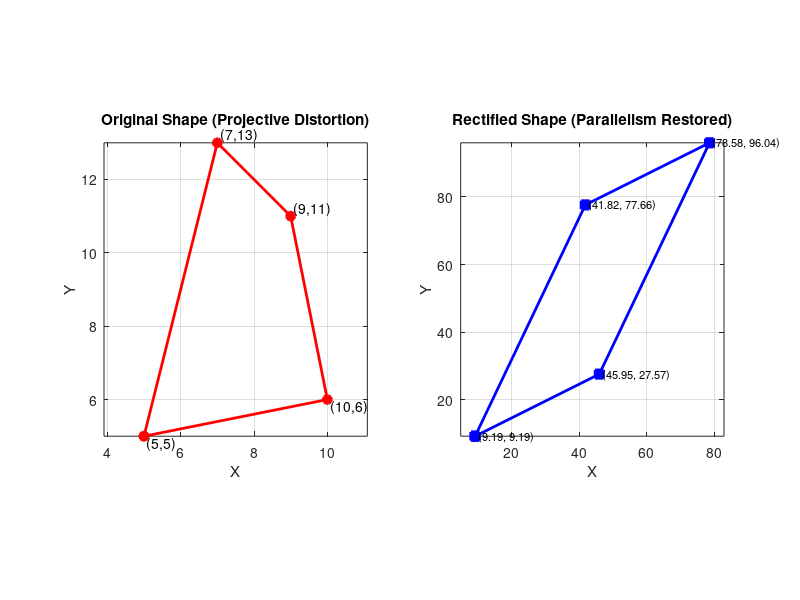

The MATLAB script that drew this image:
% Projective Distortion Rectification to Affine Space
clear; clc; close all;

%% 1. Define Vertices in Homogeneous Coordinates [x; y; 1]
x1 = [5; 5; 1];
x2 = [10; 6; 1];
x3 = [7; 13; 1];
x4 = [9; 11; 1];

%% 2. Compute Bounding Lines via Cross Products (l = p1 x p2)
l1 = cross(x1, x2); % Bottom line
l2 = cross(x3, x4); % Top line
l3 = cross(x1, x3); % Left line
l4 = cross(x2, x4); % Right line

%% 3. Compute Vanishing Points & Vanishing Line
% Intersections of opposite lines
Q = cross(l1, l2); % Vanishing point for horizontal-like lines
P = cross(l3, l4); % Vanishing point for vertical-like lines

% Vanishing line passing through P and Q
l_vanish = cross(P, Q);

% Normalize vanishing line scale so l_vanish(3) = 1 (optional for numerical stability)
l_vanish_norm = l_vanish / l_vanish(3); 
l1_val = l_vanish_norm(1);
l2_val = l_vanish_norm(2);
l3_val = l_vanish_norm(3);

%% 4. Construct the Homography Matrix Hp
% Hp maps the vanishing line to the line at infinity [0, 0, 1]'
Hp = [1,      0,      0;
      0,      1,      0;
      l1_val, l2_val, l3_val];

%% 5. Verify Line Transformation: l' = (Hp^-T) * l_vanish -> [0, 0, 1]'
% Dual line transformation rule
l_infinity_check = inv(Hp)' * l_vanish_norm;
% Normalize to compare with [0; 0; 1]
l_infinity_check = l_infinity_check / l_infinity_check(3);

disp('Transformed Vanishing Line (should be [0; 0; 1]):');
disp(l_infinity_check);

%% 6. Apply Homography to Rectify the Quadrilateral Points
% Point transformation rule: x' = Hp * x
X_orig = [x1, x2, x4, x3, x1]; % Closed boundary

X_rectified_hom = Hp * X_orig;

% Divide by scale factor w (3rd coordinate) to get Euclidean (x,y)
X_rectified = X_rectified_hom(1:2, :) ./ X_rectified_hom(3, :);

%% 7. Visualization
figure('Color', 'w', 'Position', [100, 100, 1000, 450]);

% --- Plot 1: Original Distorted Quadrilateral ---
subplot(1, 2, 1);
plot(X_orig(1, :), X_orig(2, :), 'r-o', 'LineWidth', 2, 'MarkerFaceColor', 'r');
hold on; grid on; axis equal;
title('Original Shape (Projective Distortion)', 'FontSize', 11);
xlabel('X'); ylabel('Y');
text(x1(1), x1(2), ' (5,5)', 'VerticalAlignment', 'top');
text(x2(1), x2(2), ' (10,6)', 'VerticalAlignment', 'top');
text(x3(1), x3(2), ' (7,13)', 'VerticalAlignment', 'bottom');
text(x4(1), x4(2), ' (9,11)', 'VerticalAlignment', 'bottom');

% --- Plot 2: Rectified Shape (Affine Corrected) ---
subplot(1, 2, 2);
plot(X_rectified(1, :), X_rectified(2, :), 'b-s', 'LineWidth', 2, 'MarkerFaceColor', 'b');
hold on; grid on; axis equal;
title('Rectified Shape (Parallelism Restored)', 'FontSize', 11);
xlabel('X'); ylabel('Y');

% Annotate rectified coordinates
for k = 1:4
    text(X_rectified(1, k), X_rectified(2, k), ...
        sprintf(' (%.2f, %.2f)', X_rectified(1, k), X_rectified(2, k)), ...
        'FontSize', 8);
end
